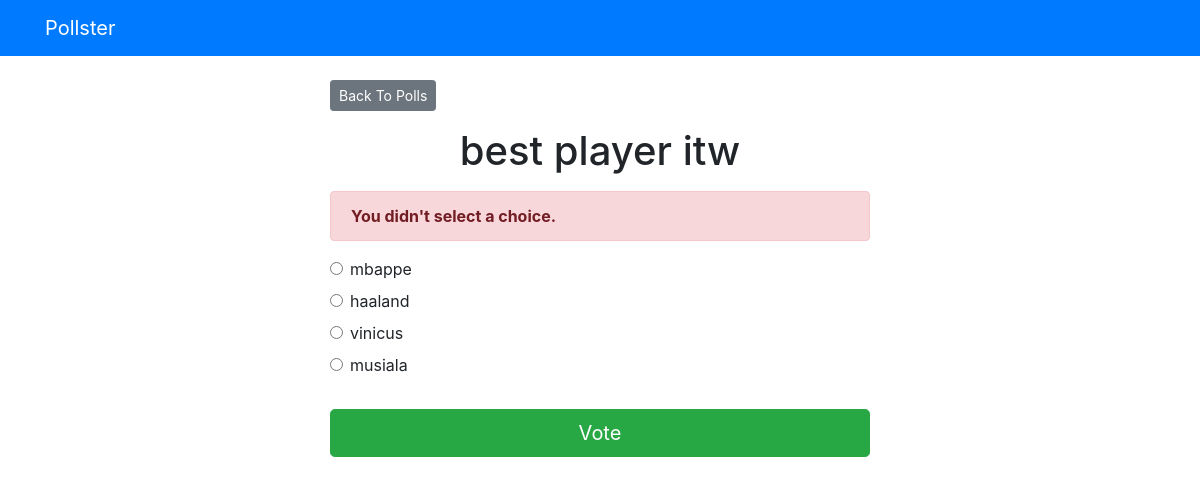
The page /polls/1/vote/ on the database its author committed.
### polls/models.py (models this page shows, shortened)
class Question(models.Model):
    question_text = models.CharField(max_length=200)
    pub_date = models.DateTimeField('date published')

class Choice(models.Model):
    question = models.ForeignKey(Question, on_delete=models.CASCADE)
    choice_text = models.CharField(max_length=200)
    votes = models.IntegerField(default=0)

### polls/views.py (the view)
# urls.py: path('<int:question_id>/vote/', views.vote, name='vote'),
def vote(request, question_id):
    question = get_object_or_404(Question, pk=question_id)
    try:
        selected_choice = question.choice_set.get(pk=request.POST['choice'])
    except (KeyError, Choice.DoesNotExist):
        return render(request, 'polls/detail.html', {
            'question': question,
            'error_message': "You didn't select a choice.",
        })
    else:
        selected_choice.votes += 1
        selected_choice.save()
        return HttpResponseRedirect(reverse('polls:results', args=(question.id,)))

### templates/polls/detail.html (shortened to what this page needs)
{% extends 'base.html' %}
{% block content %}
<a class="btn btn-secondary btn-sm mb-3" href="{% url 'polls:index' %}">Back To Polls</a>
<h1 class="text-center mb-3">{{ question.question_text }}</h1>
{% if error_message %}
<p class="alert alert-danger">
	<strong>{{ error_message }}</strong>
</p>
{% endif %}
<form action="{% url 'polls:vote' question.id %}" method="post">
	{% for choice in question.choice_set.all %}
		<div class="form-check">
			<input
				type="radio"
				name="choice"
				class="form-check-input"
				id="choice{{ forloop.counter }}"
				value="{{ choice.id }}"
			/>
			<label for="choice{{ forloop.counter }}">{{ choice.choice_text }}</label
			>
		</div>
	{% endfor %}
	<input type="submit" value="Vote" class="btn btn-success btn-lg btn-block mt-4" />
</form>
{% endblock %}

### rows shown on the page
Question: question_text "best player itw"
Choice: choice_text "mbappe"
Choice: choice_text "haaland"
Choice: choice_text "vinicus"
Choice: choice_text "musiala"

### other values the page prints
{{ error_message }} "You didn't select a choice."
